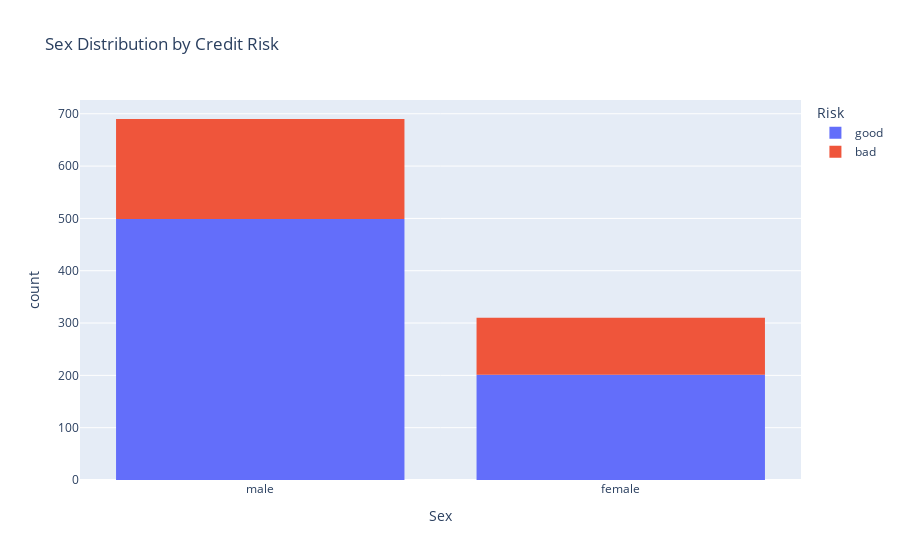
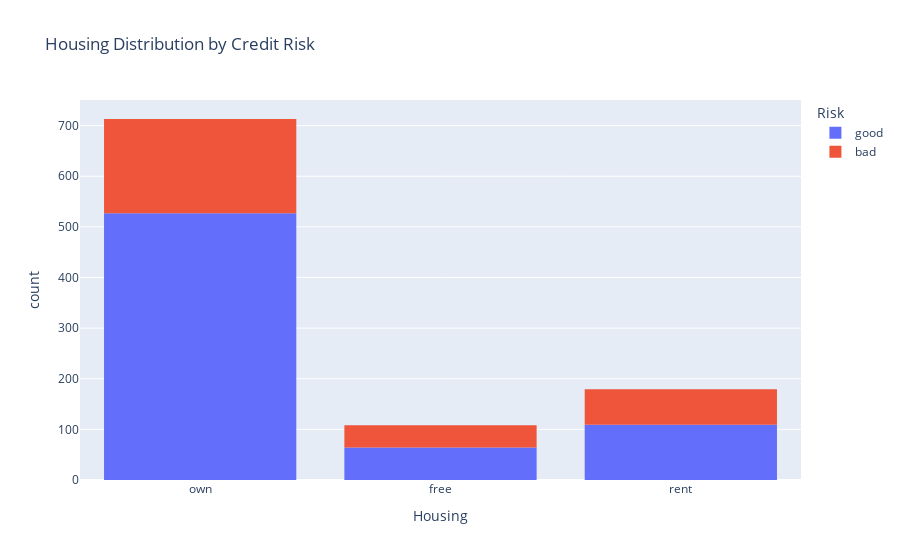
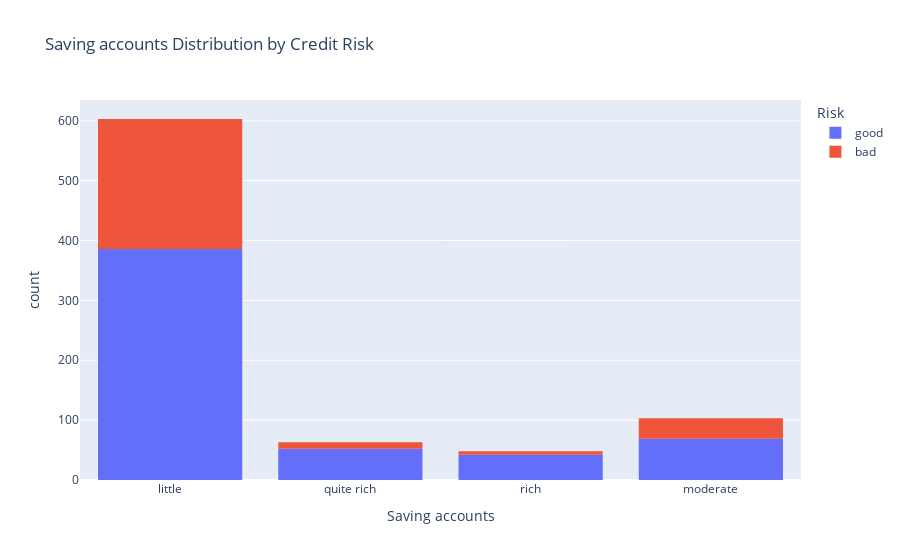
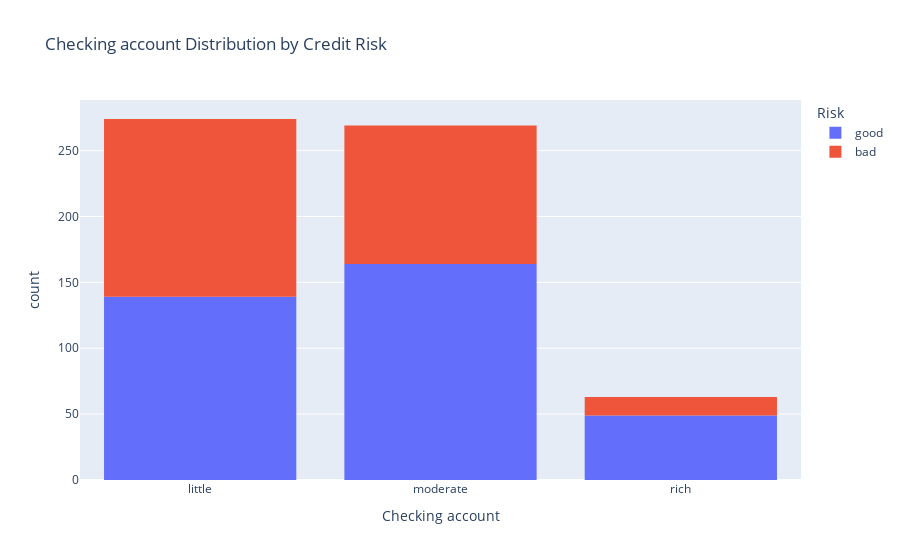

The notebook cell these images were saved under, in order:
### Code cell
categorical_columns = ['Sex', 'Housing', 'Saving accounts', 'Checking account', 'Purpose']

def visualize_categorical_columns(data, col_list, hue='Risk'):
    for col in col_list:
        fig = px.histogram(data, x=col, color=hue, title=f'{col} Distribution by Credit Risk')
        fig.show()

visualize_categorical_columns(data, categorical_columns)

### Figure 1 — Plotly figure (JSON) as saved in the notebook; plotly's stock layout.template omitted (floating-point values rounded to 4 significant figures; data arrays with more than 128 entries replaced by an {"elided": "..."} marker saying what was removed)
{"data": [{"alignmentgroup": "True", "bingroup": "x", "hovertemplate": "Risk=good<br>Sex=%{x}<br>count=%{y}<extra></extra>", "legendgroup": "good", "marker": {"color": "#636efa", "pattern": {"shape": ""}}, "name": "good", "offsetgroup": "good", "orientation": "v", "showlegend": true, "type": "histogram", "x": {"elided": "700 str values"}, "xaxis": "x", "yaxis": "y"}, {"alignmentgroup": "True", "bingroup": "x", "hovertemplate": "Risk=bad<br>Sex=%{x}<br>count=%{y}<extra></extra>", "legendgroup": "bad", "marker": {"color": "#EF553B", "pattern": {"shape": ""}}, "name": "bad", "offsetgroup": "bad", "orientation": "v", "showlegend": true, "type": "histogram", "x": {"elided": "300 str values"}, "xaxis": "x", "yaxis": "y"}], "layout": {"barmode": "relative", "legend": {"title": {"text": "Risk"}, "tracegroupgap": 0}, "title": {"text": "Sex Distribution by Credit Risk"}, "xaxis": {"anchor": "y", "domain": [0, 1], "title": {"text": "Sex"}}, "yaxis": {"anchor": "x", "domain": [0, 1], "title": {"text": "count"}}}}

### Figure 2 — Plotly figure (JSON) as saved in the notebook; plotly's stock layout.template omitted (floating-point values rounded to 4 significant figures; data arrays with more than 128 entries replaced by an {"elided": "..."} marker saying what was removed)
{"data": [{"alignmentgroup": "True", "bingroup": "x", "hovertemplate": "Risk=good<br>Housing=%{x}<br>count=%{y}<extra></extra>", "legendgroup": "good", "marker": {"color": "#636efa", "pattern": {"shape": ""}}, "name": "good", "offsetgroup": "good", "orientation": "v", "showlegend": true, "type": "histogram", "x": {"elided": "700 str values"}, "xaxis": "x", "yaxis": "y"}, {"alignmentgroup": "True", "bingroup": "x", "hovertemplate": "Risk=bad<br>Housing=%{x}<br>count=%{y}<extra></extra>", "legendgroup": "bad", "marker": {"color": "#EF553B", "pattern": {"shape": ""}}, "name": "bad", "offsetgroup": "bad", "orientation": "v", "showlegend": true, "type": "histogram", "x": {"elided": "300 str values"}, "xaxis": "x", "yaxis": "y"}], "layout": {"barmode": "relative", "legend": {"title": {"text": "Risk"}, "tracegroupgap": 0}, "title": {"text": "Housing Distribution by Credit Risk"}, "xaxis": {"anchor": "y", "domain": [0, 1], "title": {"text": "Housing"}}, "yaxis": {"anchor": "x", "domain": [0, 1], "title": {"text": "count"}}}}

### Figure 3 — Plotly figure (JSON) as saved in the notebook; plotly's stock layout.template omitted (floating-point values rounded to 4 significant figures; data arrays with more than 128 entries replaced by an {"elided": "..."} marker saying what was removed)
{"data": [{"alignmentgroup": "True", "bingroup": "x", "hovertemplate": "Risk=good<br>Saving accounts=%{x}<br>count=%{y}<extra></extra>", "legendgroup": "good", "marker": {"color": "#636efa", "pattern": {"shape": ""}}, "name": "good", "offsetgroup": "good", "orientation": "v", "showlegend": true, "type": "histogram", "x": {"elided": "700 str values"}, "xaxis": "x", "yaxis": "y"}, {"alignmentgroup": "True", "bingroup": "x", "hovertemplate": "Risk=bad<br>Saving accounts=%{x}<br>count=%{y}<extra></extra>", "legendgroup": "bad", "marker": {"color": "#EF553B", "pattern": {"shape": ""}}, "name": "bad", "offsetgroup": "bad", "orientation": "v", "showlegend": true, "type": "histogram", "x": {"elided": "300 str values"}, "xaxis": "x", "yaxis": "y"}], "layout": {"barmode": "relative", "legend": {"title": {"text": "Risk"}, "tracegroupgap": 0}, "title": {"text": "Saving accounts Distribution by Credit Risk"}, "xaxis": {"anchor": "y", "domain": [0, 1], "title": {"text": "Saving accounts"}}, "yaxis": {"anchor": "x", "domain": [0, 1], "title": {"text": "count"}}}}

### Figure 4 — Plotly figure (JSON) as saved in the notebook; plotly's stock layout.template omitted (floating-point values rounded to 4 significant figures; data arrays with more than 128 entries replaced by an {"elided": "..."} marker saying what was removed)
{"data": [{"alignmentgroup": "True", "bingroup": "x", "hovertemplate": "Risk=good<br>Checking account=%{x}<br>count=%{y}<extra></extra>", "legendgroup": "good", "marker": {"color": "#636efa", "pattern": {"shape": ""}}, "name": "good", "offsetgroup": "good", "orientation": "v", "showlegend": true, "type": "histogram", "x": {"elided": "700 str values"}, "xaxis": "x", "yaxis": "y"}, {"alignmentgroup": "True", "bingroup": "x", "hovertemplate": "Risk=bad<br>Checking account=%{x}<br>count=%{y}<extra></extra>", "legendgroup": "bad", "marker": {"color": "#EF553B", "pattern": {"shape": ""}}, "name": "bad", "offsetgroup": "bad", "orientation": "v", "showlegend": true, "type": "histogram", "x": {"elided": "300 str values"}, "xaxis": "x", "yaxis": "y"}], "layout": {"barmode": "relative", "legend": {"title": {"text": "Risk"}, "tracegroupgap": 0}, "title": {"text": "Checking account Distribution by Credit Risk"}, "xaxis": {"anchor": "y", "domain": [0, 1], "title": {"text": "Checking account"}}, "yaxis": {"anchor": "x", "domain": [0, 1], "title": {"text": "count"}}}}
